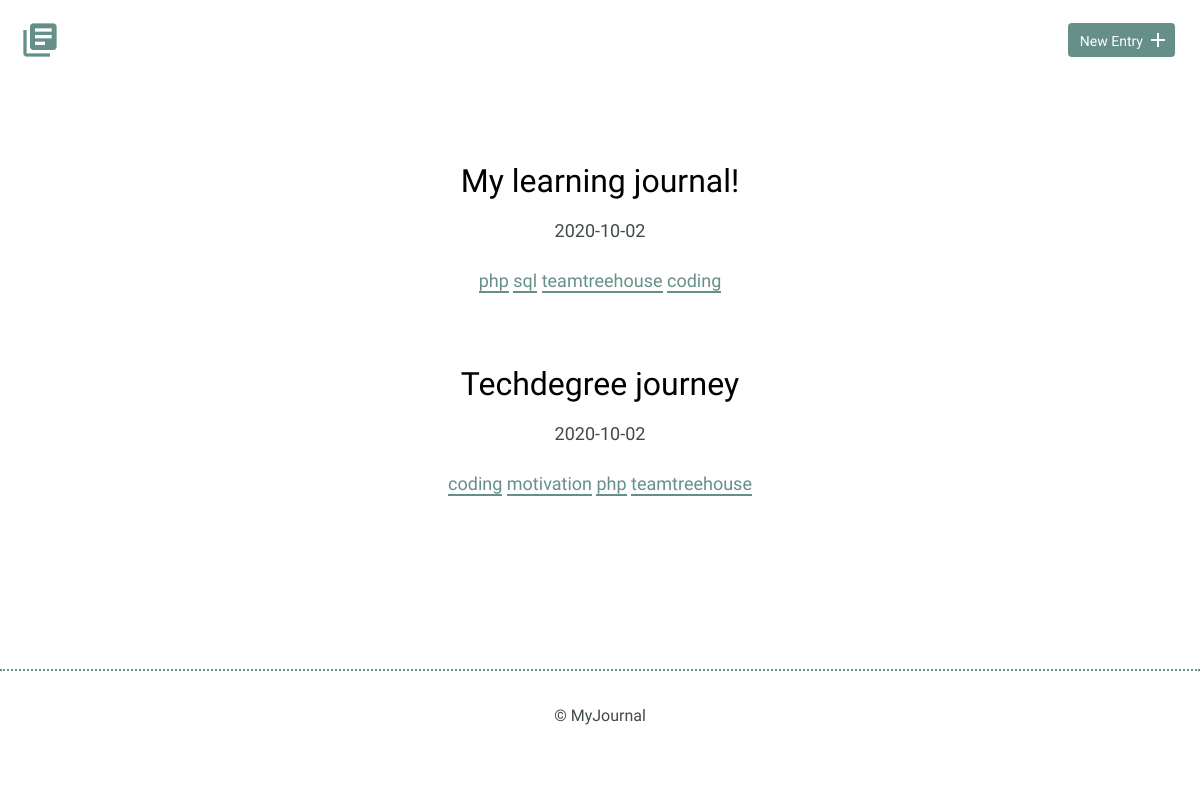
The page / on the database its author committed.
### tables this page shows
CREATE TABLE "entries" (
	`id`	INTEGER,
	`title`	TEXT,
	`date`	TEXT,
	`time_spent`	INTEGER,
	`learned`	BLOB,
	`resources`	BLOB,
	PRIMARY KEY(`id`)
);

CREATE TABLE "entries_tags" (
	"entry_id"	INTEGER,
	"tag_id"	INTEGER
);

CREATE TABLE "tags" (
	"id"	INTEGER,
	"tag"	TEXT UNIQUE,
	PRIMARY KEY("id" AUTOINCREMENT)
);

### inc/functions.php (called while the page is built, shortened)
<?php
function getEntries() {
    include 'connection.php';
    try {
        return $db->query('SELECT * FROM entries ORDER BY id DESC');
    } catch (Exception $e) {
        echoError($e->getMessage());
        return [];
    }
}
function getTagsForEntry($entryId) {
      include 'connection.php';
      try {
        $stmt = $db->prepare('SELECT * FROM entries_tags JOIN tags ON entries_tags.tag_id = tags.id WHERE entries_tags.entry_id = ?');
        $stmt->bindValue(1, $entryId, PDO::PARAM_INT);
        $stmt->execute();
      } catch (Exception $e) {
        echoError($e->getMessage());
        return false;
      }
      return $stmt->fetchAll(PDO::FETCH_ASSOC);
}

### index.php (the view, shortened to what this page needs)
<?php
require 'inc/functions.php';
require 'header.php';
$entries = ! empty($tag) ? getEntriesForTag($tag['id']) : getEntries();
?>
<section>
    <div class="container">
        <div class="entry-list">
            <?php foreach ($entries as $entry): ?>
                <article>
                    <h2><a href="detail.php?id=<?= $entry['id'] ?>"><?= $entry['title'] ?></a></h2>
                    <p><time datetime="<?= $entry['date'] ?>"><?= $entry['date'] ?></time></p>
                    <p>
                        <?php foreach (getTagsForEntry($entry['id']) as $tag): ?>
                            <a href="index.php?tag_id=<?= $tag['tag_id'] ?>"><?= $tag['tag'] ?></a>
                        <?php endforeach; ?>
                    </p>
                </article>
            <?php endforeach; ?>
        </div>
    </div>
</section>
<?php require 'footer.php' ?>

### header.php (shortened to what this page needs)
<!DOCTYPE html>
<html>
    <head>
        <link rel="stylesheet" href="css/normalize.css">
        <link rel="stylesheet" href="css/site.css">
    </head>
    <body>
        <header>
            <div class="container">
                <div class="site-header">
                    <a class="logo" href="index.php"><i class="material-icons">library_books</i></a>
                    <a class="button icon-right" href="new.php"><span>New Entry</span> <i class="material-icons">add</i></a>
                </div>
            </div>
        </header>

### footer.php
        <footer>
            <div>
                &copy; MyJournal
            </div>
        </footer>
    </body>
</html>

### css/site.css (style rules this page uses)
body { font-size: 16px; color: #404a49; font-family: 'Cousine', serif; font-weight: 400; }
.container { margin: 0 auto; padding: 0 25px; }
header .site-header { margin: 0 auto; height: 95px; }
header .logo i { color: #678f89; margin: 20px 0 0 -5px; float: left; font-size: 40px; }
header .button { float: right; margin: 33px 0 0 0; }
footer { text-align: center; padding: 35px 0; border-top: 2px dotted #678f89; }
.button { padding: 8px 10px 6px 10px; background: #678f89; border: 2px solid #678f89; border-radius: 4px; text-decoration: none; color: #FFF; position: relative; text-align: center; font-size: 14px; }
.button.icon-right { padding-right: 30px; top: -10px; }
.button.icon-right i { position: absolute; top: 3px; right: 3px; }
h1, h2, h3 { margin: 0; font-weight: 400; line-height: 1em; color: #000; }
h2 { font-size: 32px; }
h2 a { text-decoration: none; color: #000; }
p { line-height: 1.8em; font-size: 18px; }
p a { border-bottom: 2px solid #678f89; padding: 0; color: #678f89; text-decoration: none; }
.entry-list, .edit-entry, .new-entry { max-width: 800px; margin: 0 auto; padding: 70px 0 150px 0; }
.entry-list article { margin-bottom: 70px; text-align: center; }
.entry-list article:last-child { margin-bottom: 0; }
.entry-list article h2 { margin-bottom: 8px; }

### rows shown on the page
entries: title "My learning journal!", date "2020-10-02"
entries_tags: tag.tag "php"
entries_tags: tag.tag "sql"
entries_tags: tag.tag "teamtreehouse"
entries_tags: tag.tag "coding"
entries: title "Techdegree journey", date "2020-10-02"
entries_tags: tag.tag "coding"
entries_tags: tag.tag "motivation"
entries_tags: tag.tag "php"
entries_tags: tag.tag "teamtreehouse"
